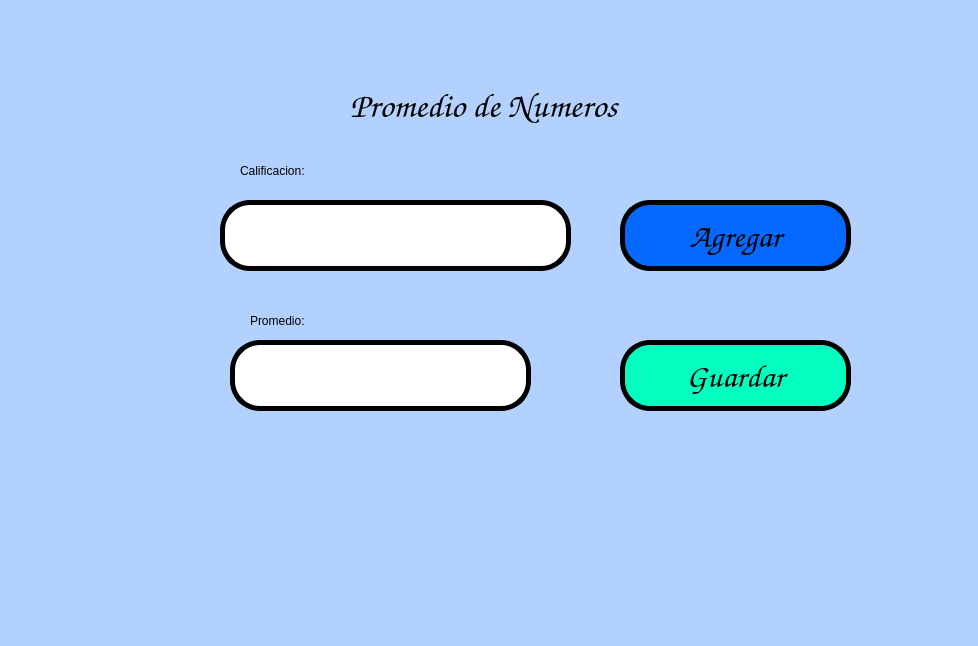
<?xml version="1.0" encoding="UTF-8"?>
<ui version="4.0">
 <class>MainWindow</class>
 <widget class="QMainWindow" name="MainWindow">
  <property name="geometry">
   <rect>
    <x>0</x>
    <y>0</y>
    <width>978</width>
    <height>646</height>
   </rect>
  </property>
  <property name="windowTitle">
   <string>MainWindow</string>
  </property>
  <property name="styleSheet">
   <string notr="true">background-color: rgb(178, 209, 255);</string>
  </property>
  <widget class="QWidget" name="centralwidget">
   <widget class="QPushButton" name="btn_guardar">
    <property name="geometry">
     <rect>
      <x>620</x>
      <y>340</y>
      <width>231</width>
      <height>71</height>
     </rect>
    </property>
    <property name="palette">
     <palette>
      <active>
       <colorrole role="Button">
        <brush brushstyle="SolidPattern">
         <color alpha="255">
          <red>3</red>
          <green>255</green>
          <blue>192</blue>
         </color>
        </brush>
       </colorrole>
       <colorrole role="Base">
        <brush brushstyle="SolidPattern">
         <color alpha="255">
          <red>3</red>
          <green>255</green>
          <blue>192</blue>
         </color>
        </brush>
       </colorrole>
       <colorrole role="Window">
        <brush brushstyle="SolidPattern">
         <color alpha="255">
          <red>3</red>
          <green>255</green>
          <blue>192</blue>
         </color>
        </brush>
       </colorrole>
      </active>
      <inactive>
       <colorrole role="Button">
        <brush brushstyle="SolidPattern">
         <color alpha="255">
          <red>3</red>
          <green>255</green>
          <blue>192</blue>
         </color>
        </brush>
       </colorrole>
       <colorrole role="Base">
        <brush brushstyle="SolidPattern">
         <color alpha="255">
          <red>3</red>
          <green>255</green>
          <blue>192</blue>
         </color>
        </brush>
       </colorrole>
       <colorrole role="Window">
        <brush brushstyle="SolidPattern">
         <color alpha="255">
          <red>3</red>
          <green>255</green>
          <blue>192</blue>
         </color>
        </brush>
       </colorrole>
      </inactive>
      <disabled>
       <colorrole role="Button">
        <brush brushstyle="SolidPattern">
         <color alpha="255">
          <red>3</red>
          <green>255</green>
          <blue>192</blue>
         </color>
        </brush>
       </colorrole>
       <colorrole role="Base">
        <brush brushstyle="SolidPattern">
         <color alpha="255">
          <red>3</red>
          <green>255</green>
          <blue>192</blue>
         </color>
        </brush>
       </colorrole>
       <colorrole role="Window">
        <brush brushstyle="SolidPattern">
         <color alpha="255">
          <red>3</red>
          <green>255</green>
          <blue>192</blue>
         </color>
        </brush>
       </colorrole>
      </disabled>
     </palette>
    </property>
    <property name="font">
     <font>
      <family>Comic Sans MS</family>
      <pointsize>25</pointsize>
      <weight>9</weight>
      <italic>false</italic>
      <bold>false</bold>
     </font>
    </property>
    <property name="whatsThis">
     <string>&lt;html&gt;&lt;head/&gt;&lt;body&gt;&lt;p&gt;&lt;span style=&quot; color:#ff5500;&quot;&gt;aserfg&lt;/span&gt;&lt;/p&gt;&lt;/body&gt;&lt;/html&gt;</string>
    </property>
    <property name="styleSheet">
     <string notr="true">background-color: rgb(3, 255, 192);
border: 5px solid black;
border-radius: 30px;
font: 75 25pt &quot;Comic Sans MS&quot;;</string>
    </property>
    <property name="text">
     <string>Guardar</string>
    </property>
   </widget>
   <widget class="QLabel" name="label">
    <property name="geometry">
     <rect>
      <x>240</x>
      <y>150</y>
      <width>361</width>
      <height>41</height>
     </rect>
    </property>
    <property name="styleSheet">
     <string notr="true">font: 75 18pt &quot;Comic Sans MS&quot;;</string>
    </property>
    <property name="text">
     <string>Calificacion:</string>
    </property>
   </widget>
   <widget class="QLineEdit" name="txt_calificacion">
    <property name="geometry">
     <rect>
      <x>220</x>
      <y>200</y>
      <width>351</width>
      <height>71</height>
     </rect>
    </property>
    <property name="font">
     <font>
      <family>Comic Sans MS</family>
      <pointsize>22</pointsize>
      <weight>50</weight>
      <bold>false</bold>
     </font>
    </property>
    <property name="styleSheet">
     <string notr="true">background-color: rgb(255, 255, 255);
border: 5px solid black;
border-radius: 30px;</string>
    </property>
    <property name="text">
     <string/>
    </property>
   </widget>
   <widget class="QLabel" name="label_2">
    <property name="geometry">
     <rect>
      <x>250</x>
      <y>300</y>
      <width>271</width>
      <height>41</height>
     </rect>
    </property>
    <property name="styleSheet">
     <string notr="true">font: 75 18pt &quot;Comic Sans MS&quot;;</string>
    </property>
    <property name="text">
     <string>Promedio:</string>
    </property>
   </widget>
   <widget class="QLineEdit" name="txt_promedio">
    <property name="geometry">
     <rect>
      <x>230</x>
      <y>340</y>
      <width>301</width>
      <height>71</height>
     </rect>
    </property>
    <property name="font">
     <font>
      <family>Comic Sans MS</family>
      <pointsize>22</pointsize>
      <weight>50</weight>
      <bold>false</bold>
     </font>
    </property>
    <property name="styleSheet">
     <string notr="true">background-color: rgb(255, 255, 255);
border: 5px solid black;
border-radius: 30px;</string>
    </property>
    <property name="text">
     <string/>
    </property>
   </widget>
   <widget class="QLabel" name="label_3">
    <property name="geometry">
     <rect>
      <x>350</x>
      <y>80</y>
      <width>371</width>
      <height>51</height>
     </rect>
    </property>
    <property name="font">
     <font>
      <family>Comic Sans MS</family>
      <pointsize>26</pointsize>
      <weight>9</weight>
      <italic>false</italic>
      <bold>false</bold>
     </font>
    </property>
    <property name="styleSheet">
     <string notr="true">font: 75 26pt &quot;Comic Sans MS&quot;;</string>
    </property>
    <property name="text">
     <string>Promedio de Numeros</string>
    </property>
   </widget>
   <widget class="QPushButton" name="btn_agregar">
    <property name="geometry">
     <rect>
      <x>620</x>
      <y>200</y>
      <width>231</width>
      <height>71</height>
     </rect>
    </property>
    <property name="palette">
     <palette>
      <active>
       <colorrole role="Button">
        <brush brushstyle="SolidPattern">
         <color alpha="255">
          <red>5</red>
          <green>105</green>
          <blue>255</blue>
         </color>
        </brush>
       </colorrole>
       <colorrole role="Base">
        <brush brushstyle="SolidPattern">
         <color alpha="255">
          <red>5</red>
          <green>105</green>
          <blue>255</blue>
         </color>
        </brush>
       </colorrole>
       <colorrole role="Window">
        <brush brushstyle="SolidPattern">
         <color alpha="255">
          <red>5</red>
          <green>105</green>
          <blue>255</blue>
         </color>
        </brush>
       </colorrole>
      </active>
      <inactive>
       <colorrole role="Button">
        <brush brushstyle="SolidPattern">
         <color alpha="255">
          <red>5</red>
          <green>105</green>
          <blue>255</blue>
         </color>
        </brush>
       </colorrole>
       <colorrole role="Base">
        <brush brushstyle="SolidPattern">
         <color alpha="255">
          <red>5</red>
          <green>105</green>
          <blue>255</blue>
         </color>
        </brush>
       </colorrole>
       <colorrole role="Window">
        <brush brushstyle="SolidPattern">
         <color alpha="255">
          <red>5</red>
          <green>105</green>
          <blue>255</blue>
         </color>
        </brush>
       </colorrole>
      </inactive>
      <disabled>
       <colorrole role="Button">
        <brush brushstyle="SolidPattern">
         <color alpha="255">
          <red>5</red>
          <green>105</green>
          <blue>255</blue>
         </color>
        </brush>
       </colorrole>
       <colorrole role="Base">
        <brush brushstyle="SolidPattern">
         <color alpha="255">
          <red>5</red>
          <green>105</green>
          <blue>255</blue>
         </color>
        </brush>
       </colorrole>
       <colorrole role="Window">
        <brush brushstyle="SolidPattern">
         <color alpha="255">
          <red>5</red>
          <green>105</green>
          <blue>255</blue>
         </color>
        </brush>
       </colorrole>
      </disabled>
     </palette>
    </property>
    <property name="font">
     <font>
      <family>Comic Sans MS</family>
      <pointsize>25</pointsize>
      <weight>9</weight>
      <italic>false</italic>
      <bold>false</bold>
     </font>
    </property>
    <property name="whatsThis">
     <string>&lt;html&gt;&lt;head/&gt;&lt;body&gt;&lt;p&gt;&lt;span style=&quot; color:#ff5500;&quot;&gt;aserfg&lt;/span&gt;&lt;/p&gt;&lt;/body&gt;&lt;/html&gt;</string>
    </property>
    <property name="styleSheet">
     <string notr="true">background-color: rgb(5, 105, 255);
border: 5px solid black;
border-radius: 30px;
font: 75 25pt &quot;Comic Sans MS&quot;;</string>
    </property>
    <property name="text">
     <string>Agregar</string>
    </property>
   </widget>
  </widget>
  <widget class="QMenuBar" name="menubar">
   <property name="geometry">
    <rect>
     <x>0</x>
     <y>0</y>
     <width>978</width>
     <height>21</height>
    </rect>
   </property>
  </widget>
  <widget class="QStatusBar" name="statusbar"/>
 </widget>
 <resources/>
 <connections/>
</ui>
